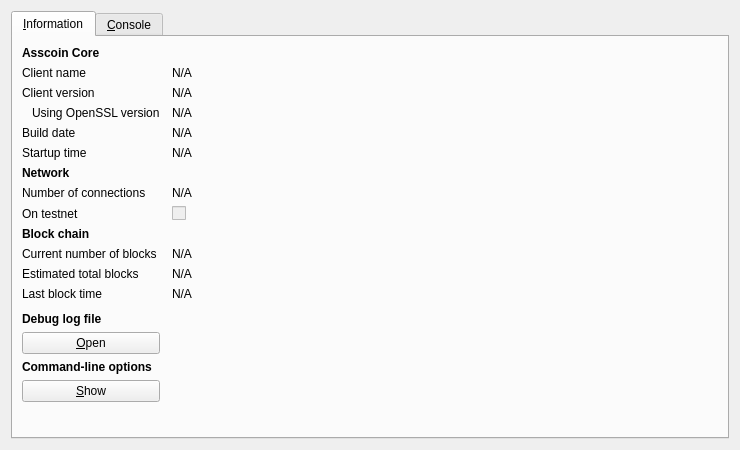
<?xml version="1.0" encoding="UTF-8"?>
<ui version="4.0">
 <class>RPCConsole</class>
 <widget class="QDialog" name="RPCConsole">
  <property name="geometry">
   <rect>
    <x>0</x>
    <y>0</y>
    <width>740</width>
    <height>450</height>
   </rect>
  </property>
  <property name="windowTitle">
   <string>Asscoin - Debug window</string>
  </property>
  <layout class="QVBoxLayout" name="verticalLayout_2">
   <item>
    <widget class="QTabWidget" name="tabWidget">
     <property name="currentIndex">
      <number>0</number>
     </property>
     <widget class="QWidget" name="tab_info">
      <attribute name="title">
       <string>&amp;Information</string>
      </attribute>
      <layout class="QGridLayout" name="gridLayout" columnstretch="0,1">
       <property name="horizontalSpacing">
        <number>12</number>
       </property>
       <item row="0" column="0">
        <widget class="QLabel" name="label_9">
         <property name="font">
          <font>
           <weight>75</weight>
           <bold>true</bold>
          </font>
         </property>
         <property name="text">
          <string>Asscoin Core</string>
         </property>
        </widget>
       </item>
       <item row="1" column="0">
        <widget class="QLabel" name="label_5">
         <property name="text">
          <string>Client name</string>
         </property>
        </widget>
       </item>
       <item row="1" column="1">
        <widget class="QLabel" name="clientName">
         <property name="cursor">
          <cursorShape>IBeamCursor</cursorShape>
         </property>
         <property name="text">
          <string>N/A</string>
         </property>
         <property name="textFormat">
          <enum>Qt::PlainText</enum>
         </property>
         <property name="textInteractionFlags">
          <set>Qt::LinksAccessibleByMouse|Qt::TextSelectableByKeyboard|Qt::TextSelectableByMouse</set>
         </property>
        </widget>
       </item>
       <item row="2" column="0">
        <widget class="QLabel" name="label_6">
         <property name="text">
          <string>Client version</string>
         </property>
        </widget>
       </item>
       <item row="2" column="1">
        <widget class="QLabel" name="clientVersion">
         <property name="cursor">
          <cursorShape>IBeamCursor</cursorShape>
         </property>
         <property name="text">
          <string>N/A</string>
         </property>
         <property name="textFormat">
          <enum>Qt::PlainText</enum>
         </property>
         <property name="textInteractionFlags">
          <set>Qt::LinksAccessibleByMouse|Qt::TextSelectableByKeyboard|Qt::TextSelectableByMouse</set>
         </property>
        </widget>
       </item>
       <item row="3" column="0">
        <widget class="QLabel" name="label_14">
         <property name="text">
          <string>Using OpenSSL version</string>
         </property>
         <property name="indent">
          <number>10</number>
         </property>
        </widget>
       </item>
       <item row="3" column="1">
        <widget class="QLabel" name="openSSLVersion">
         <property name="cursor">
          <cursorShape>IBeamCursor</cursorShape>
         </property>
         <property name="text">
          <string>N/A</string>
         </property>
         <property name="textFormat">
          <enum>Qt::PlainText</enum>
         </property>
         <property name="textInteractionFlags">
          <set>Qt::LinksAccessibleByMouse|Qt::TextSelectableByKeyboard|Qt::TextSelectableByMouse</set>
         </property>
        </widget>
       </item>
       <item row="4" column="0">
        <widget class="QLabel" name="label_12">
         <property name="text">
          <string>Build date</string>
         </property>
        </widget>
       </item>
       <item row="4" column="1">
        <widget class="QLabel" name="buildDate">
         <property name="cursor">
          <cursorShape>IBeamCursor</cursorShape>
         </property>
         <property name="text">
          <string>N/A</string>
         </property>
         <property name="textFormat">
          <enum>Qt::PlainText</enum>
         </property>
         <property name="textInteractionFlags">
          <set>Qt::LinksAccessibleByMouse|Qt::TextSelectableByKeyboard|Qt::TextSelectableByMouse</set>
         </property>
        </widget>
       </item>
       <item row="5" column="0">
        <widget class="QLabel" name="label_13">
         <property name="text">
          <string>Startup time</string>
         </property>
        </widget>
       </item>
       <item row="5" column="1">
        <widget class="QLabel" name="startupTime">
         <property name="cursor">
          <cursorShape>IBeamCursor</cursorShape>
         </property>
         <property name="text">
          <string>N/A</string>
         </property>
         <property name="textFormat">
          <enum>Qt::PlainText</enum>
         </property>
         <property name="textInteractionFlags">
          <set>Qt::LinksAccessibleByMouse|Qt::TextSelectableByKeyboard|Qt::TextSelectableByMouse</set>
         </property>
        </widget>
       </item>
       <item row="6" column="0">
        <widget class="QLabel" name="label_11">
         <property name="font">
          <font>
           <weight>75</weight>
           <bold>true</bold>
          </font>
         </property>
         <property name="text">
          <string>Network</string>
         </property>
        </widget>
       </item>
       <item row="7" column="0">
        <widget class="QLabel" name="label_7">
         <property name="text">
          <string>Number of connections</string>
         </property>
        </widget>
       </item>
       <item row="7" column="1">
        <widget class="QLabel" name="numberOfConnections">
         <property name="cursor">
          <cursorShape>IBeamCursor</cursorShape>
         </property>
         <property name="text">
          <string>N/A</string>
         </property>
         <property name="textFormat">
          <enum>Qt::PlainText</enum>
         </property>
         <property name="textInteractionFlags">
          <set>Qt::LinksAccessibleByMouse|Qt::TextSelectableByKeyboard|Qt::TextSelectableByMouse</set>
         </property>
        </widget>
       </item>
       <item row="8" column="0">
        <widget class="QLabel" name="label_8">
         <property name="text">
          <string>On testnet</string>
         </property>
        </widget>
       </item>
       <item row="8" column="1">
        <widget class="QCheckBox" name="isTestNet">
         <property name="enabled">
          <bool>false</bool>
         </property>
         <property name="text">
          <string/>
         </property>
        </widget>
       </item>
       <item row="9" column="0">
        <widget class="QLabel" name="label_10">
         <property name="font">
          <font>
           <weight>75</weight>
           <bold>true</bold>
          </font>
         </property>
         <property name="text">
          <string>Block chain</string>
         </property>
        </widget>
       </item>
       <item row="10" column="0">
        <widget class="QLabel" name="label_3">
         <property name="text">
          <string>Current number of blocks</string>
         </property>
        </widget>
       </item>
       <item row="10" column="1">
        <widget class="QLabel" name="numberOfBlocks">
         <property name="cursor">
          <cursorShape>IBeamCursor</cursorShape>
         </property>
         <property name="text">
          <string>N/A</string>
         </property>
         <property name="textFormat">
          <enum>Qt::PlainText</enum>
         </property>
         <property name="textInteractionFlags">
          <set>Qt::LinksAccessibleByMouse|Qt::TextSelectableByKeyboard|Qt::TextSelectableByMouse</set>
         </property>
        </widget>
       </item>
       <item row="11" column="0">
        <widget class="QLabel" name="label_4">
         <property name="text">
          <string>Estimated total blocks</string>
         </property>
        </widget>
       </item>
       <item row="11" column="1">
        <widget class="QLabel" name="totalBlocks">
         <property name="cursor">
          <cursorShape>IBeamCursor</cursorShape>
         </property>
         <property name="text">
          <string>N/A</string>
         </property>
         <property name="textFormat">
          <enum>Qt::PlainText</enum>
         </property>
         <property name="textInteractionFlags">
          <set>Qt::LinksAccessibleByMouse|Qt::TextSelectableByKeyboard|Qt::TextSelectableByMouse</set>
         </property>
        </widget>
       </item>
       <item row="12" column="0">
        <widget class="QLabel" name="label_2">
         <property name="text">
          <string>Last block time</string>
         </property>
        </widget>
       </item>
       <item row="12" column="1">
        <widget class="QLabel" name="lastBlockTime">
         <property name="cursor">
          <cursorShape>IBeamCursor</cursorShape>
         </property>
         <property name="text">
          <string>N/A</string>
         </property>
         <property name="textFormat">
          <enum>Qt::PlainText</enum>
         </property>
         <property name="textInteractionFlags">
          <set>Qt::LinksAccessibleByMouse|Qt::TextSelectableByKeyboard|Qt::TextSelectableByMouse</set>
         </property>
        </widget>
       </item>
       <item row="13" column="0">
        <spacer name="verticalSpacer_2">
         <property name="orientation">
          <enum>Qt::Vertical</enum>
         </property>
         <property name="sizeHint" stdset="0">
          <size>
           <width>20</width>
           <height>20</height>
          </size>
         </property>
        </spacer>
       </item>
       <item row="14" column="0">
        <widget class="QLabel" name="labelDebugLogfile">
         <property name="font">
          <font>
           <weight>75</weight>
           <bold>true</bold>
          </font>
         </property>
         <property name="text">
          <string>Debug log file</string>
         </property>
        </widget>
       </item>
       <item row="15" column="0">
        <widget class="QPushButton" name="openDebugLogfileButton">
         <property name="toolTip">
          <string>Open the Asscoin debug log file from the current data directory. This can take a few seconds for large log files.</string>
         </property>
         <property name="text">
          <string>&amp;Open</string>
         </property>
         <property name="autoDefault">
          <bool>false</bool>
         </property>
        </widget>
       </item>
       <item row="16" column="0">
        <widget class="QLabel" name="labelCLOptions">
         <property name="font">
          <font>
           <weight>75</weight>
           <bold>true</bold>
          </font>
         </property>
         <property name="text">
          <string>Command-line options</string>
         </property>
        </widget>
       </item>
       <item row="17" column="0">
        <widget class="QPushButton" name="showCLOptionsButton">
         <property name="toolTip">
          <string>Show the Asscoin-Qt help message to get a list with possible Asscoin command-line options.</string>
         </property>
         <property name="text">
          <string>&amp;Show</string>
         </property>
         <property name="autoDefault">
          <bool>false</bool>
         </property>
        </widget>
       </item>
       <item row="18" column="0">
        <spacer name="verticalSpacer">
         <property name="orientation">
          <enum>Qt::Vertical</enum>
         </property>
         <property name="sizeHint" stdset="0">
          <size>
           <width>20</width>
           <height>40</height>
          </size>
         </property>
        </spacer>
       </item>
      </layout>
     </widget>
     <widget class="QWidget" name="tab_console">
      <attribute name="title">
       <string>&amp;Console</string>
      </attribute>
      <layout class="QVBoxLayout" name="verticalLayout_3">
       <property name="spacing">
        <number>3</number>
       </property>
       <item>
        <widget class="QTextEdit" name="messagesWidget">
         <property name="minimumSize">
          <size>
           <width>0</width>
           <height>100</height>
          </size>
         </property>
         <property name="readOnly">
          <bool>true</bool>
         </property>
         <property name="tabKeyNavigation" stdset="0">
          <bool>false</bool>
         </property>
         <property name="columnCount" stdset="0">
          <number>2</number>
         </property>
        </widget>
       </item>
       <item>
        <layout class="QHBoxLayout" name="horizontalLayout">
         <property name="spacing">
          <number>3</number>
         </property>
         <item>
          <widget class="QLabel" name="label">
           <property name="text">
            <string notr="true">&gt;</string>
           </property>
          </widget>
         </item>
         <item>
          <widget class="QLineEdit" name="lineEdit"/>
         </item>
         <item>
          <widget class="QPushButton" name="clearButton">
           <property name="maximumSize">
            <size>
             <width>24</width>
             <height>24</height>
            </size>
           </property>
           <property name="toolTip">
            <string>Clear console</string>
           </property>
           <property name="text">
            <string/>
           </property>
           <property name="icon">
            <iconset resource="../bitcoin.qrc">
             <normaloff>:/icons/remove</normaloff>:/icons/remove</iconset>
           </property>
           <property name="shortcut">
            <string notr="true">Ctrl+L</string>
           </property>
           <property name="autoDefault">
            <bool>false</bool>
           </property>
          </widget>
         </item>
        </layout>
       </item>
      </layout>
     </widget>
    </widget>
   </item>
  </layout>
 </widget>
 <resources>
  <include location="../bitcoin.qrc"/>
 </resources>
 <connections/>
</ui>
